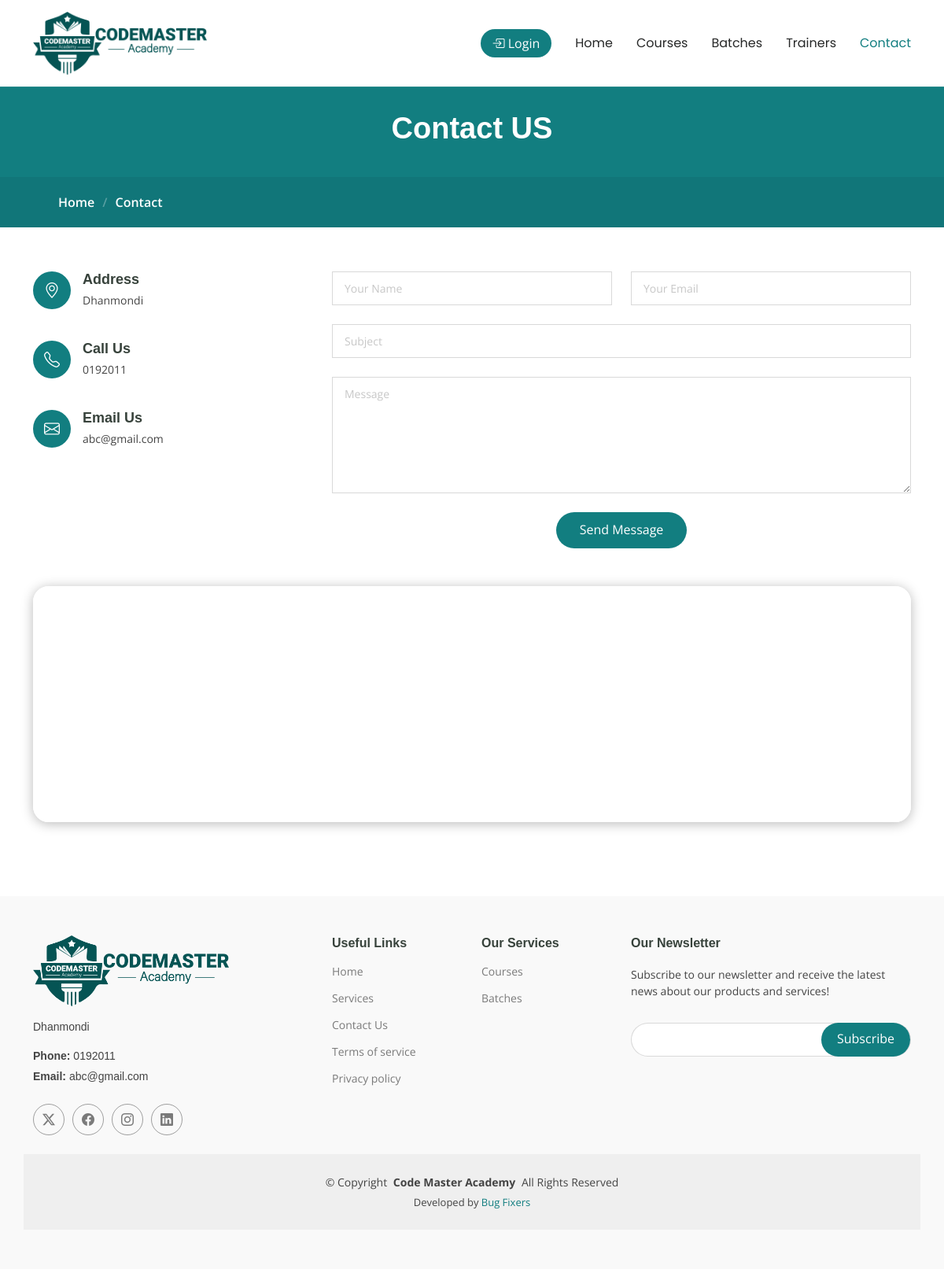
/contactpage/, run on an earlier commit of the app's database.
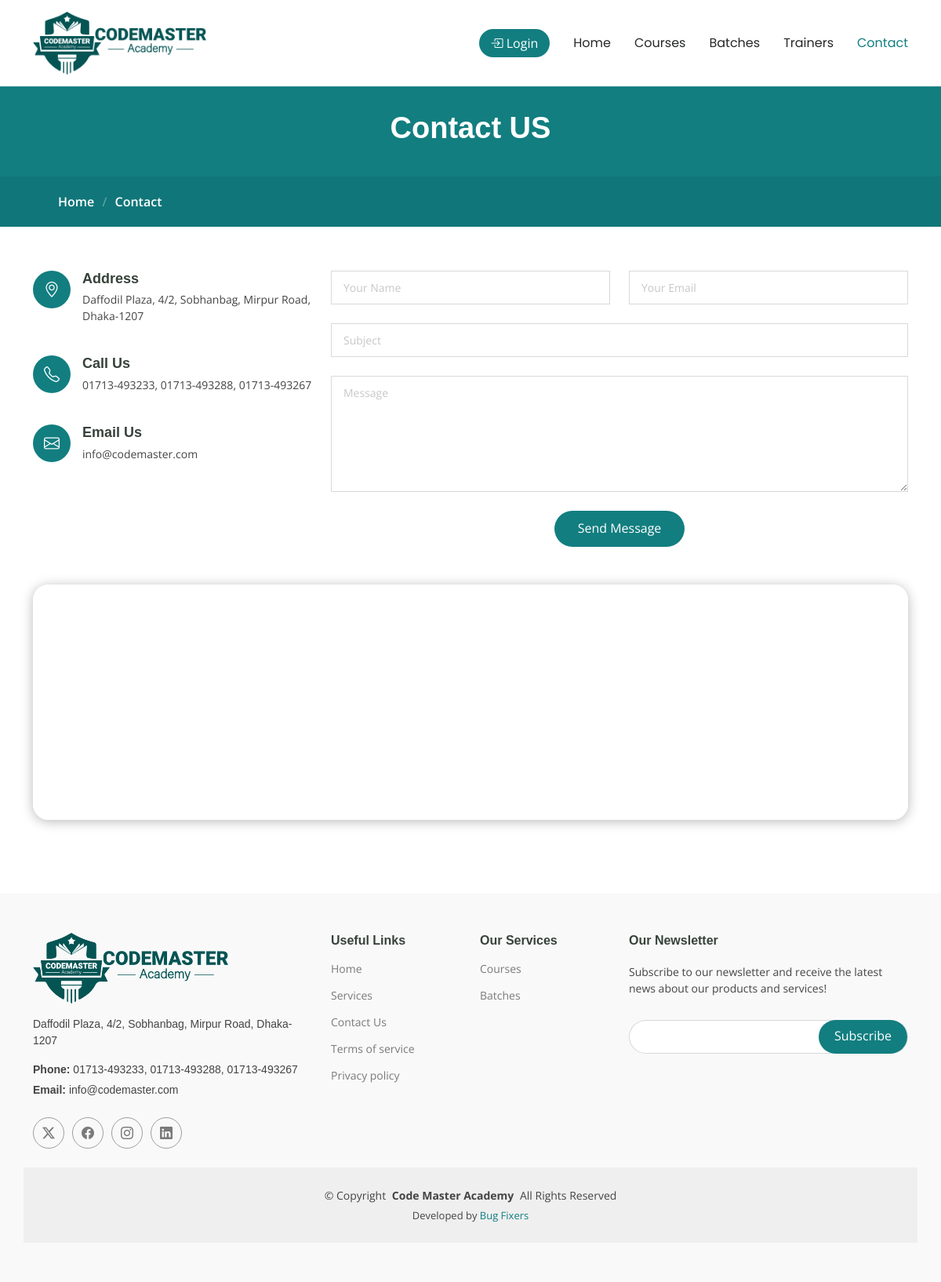
And on a later commit of the database.
### IMSapp/models.py (models this page shows, shortened)
class WebsiteContactModel(models.Model):
    Imsuser = models.CharField(max_length=50,null=True)
    Mobile = models.CharField(max_length=50,null=True)
    Address = models.CharField(max_length=100,null=True)
    Email = models.CharField(max_length=100,null=True)
    MapLink = models.TextField(null=True)
    GithubLink =models.CharField(max_length=150,null=True)
    FacebookLink =models.CharField(max_length=150,null=True)
    YoutubeLink =models.CharField(max_length=150,null=True)
    TwitterLink =models.CharField(max_length=150,null=True)

### IMSapp/views.py (the view)
# urls.py: path('contactpage/',contactpage,name="contactpage"),
def contactpage(request):
    contactdata = WebsiteContactModel.objects.get(Imsuser = 'Authority')
    current_path = request.path
    context = {
        'pagetitle':'Contact US',
        'subtitle':'Contact',
        'contactdata':contactdata,
        'path':current_path,
    }
    return render(request,'contact/contact.html',context)

### IMSapp/templates/contact/contact.html (shortened to what this page needs)
{% extends 'master/master.html' %}
{% block content %}
{% load static %}
{% include 'master/pagetitle.html' %}
    <section id="contact" class="contact section">
      <div class="container mt-5" data-aos="fade-up" data-aos-delay="100">
        <div class="row gy-4">
          <div class="col-lg-4">
            <div class="info-item d-flex" data-aos="fade-up" data-aos-delay="300">
              <i class="bi bi-geo-alt flex-shrink-0"></i>
              <div>
                <h3>Address</h3>
                <p>{{contactdata.Address}}</p>
              </div>
            </div>
            <div class="info-item d-flex" data-aos="fade-up" data-aos-delay="400">
              <i class="bi bi-telephone flex-shrink-0"></i>
              <div>
                <h3>Call Us</h3>
                <p>{{contactdata.Mobile}}</p>
              </div>
            </div>
            <div class="info-item d-flex" data-aos="fade-up" data-aos-delay="500">
              <i class="bi bi-envelope flex-shrink-0"></i>
              <div>
                <h3>Email Us</h3>
                <p>{{contactdata.Email}}</p>
              </div>
            </div>
          </div>
          <div class="col-lg-8">
            <form action="forms/contact.php" method="post" class="php-email-form" data-aos="fade-up" data-aos-delay="200">
              <div class="row gy-4">
                <div class="col-md-6">
                  <input type="text" name="name" class="form-control" placeholder="Your Name" required="">
                </div>
                <div class="col-md-6 ">
                  <input type="email" class="form-control" name="email" placeholder="Your Email" required="">
                </div>
                <div class="col-md-12">
                  <input type="text" class="form-control" name="subject" placeholder="Subject" required="">
                </div>
                <div class="col-md-12">
                  <textarea class="form-control" name="message" rows="6" placeholder="Message" required=""></textarea>
                </div>
                <div class="col-md-12 text-center">
                  <button type="submit">Send Message</button>
                </div>
              </div>
            </form>
          </div>
        </div>
      </div>
      <div class="container mb-5 mt-5" data-aos="fade-up" data-aos-delay="200">
        <iframe style="border:10px solid #fff;  border-radius: 20px; box-shadow: 0px 2px 15px rgba(0, 0, 0, 0.278); width: 100%; height: 300px;" src="{{contactdata.MapLink}}" frameborder="0" allowfullscreen="" loading="lazy"></iframe>
      </div>
    </section>
{% endblock content %}

### IMSapp/templates/master/footer.html (shortened to what this page needs)
{% load static %}
<footer id="footer" class="footer position-relative">
    <div class="container footer-top">
      <div class="row gy-4">
        <div class="col-lg-4 col-md-6 footer-about">
          <a href="{% url 'homepage' %}" class="logo d-flex align-items-center">
              <img src="{% static 'profileassets/img/kaiadmin/newlogo.png' %}" alt="navbar brand" class="navbar-brand"
                height="20" />
          </a>
          <div class="footer-contact pt-3">
            <p>{{contactdata.Address}}</p>
            <p class="mt-3"><strong>Phone:</strong> <span>{{contactdata.Mobile}}</span></p>
            <p><strong>Email:</strong> <span>{{contactdata.Email}}</span></p>
          </div>
          <div class="social-links d-flex mt-4">
            <a href="{{contactdata.Address}}" target="_blank"><i class="bi bi-twitter-x"></i></a>
            <a href="{{contactdata.FacebookLink}}" target="_blank"><i class="bi bi-facebook"></i></a>
            <a href="{{contactdata.TwitterLink}}" target="_blank"><i class="bi bi-instagram"></i></a>
            <a href="{{contactdata.GithubLink}}" target="_blank"><i class="bi bi-linkedin"></i></a>
          </div>
        </div>
        <div class="col-lg-2 col-md-3 footer-links">
          <h4>Useful Links</h4>
          <ul>
            <li><a href="{% url 'homepage' %}">Home</a></li>
            <li><a href="#">Services</a></li>
            <li><a href="{% url 'contactpage' %}">Contact Us</a></li>
            <li><a href="#">Terms of service</a></li>
            <li><a href="#">Privacy policy</a></li>
          </ul>
        </div>
        <div class="col-lg-2 col-md-3 footer-links">
          <h4>Our Services</h4>
          <ul>
            <li><a href="{% url 'courses' %}">Courses</a></li>
            <li><a href="{% url 'batches' %}">Batches</a></li>
          </ul>
        </div>
        <div class="col-lg-4 col-md-12 footer-newsletter">
          <h4>Our Newsletter</h4>
          <p>Subscribe to our newsletter and receive the latest news about our products and services!</p>
          <form action="forms/newsletter.php" method="post" class="php-email-form">
            <div class="newsletter-form"><input type="email" name="email"><input type="submit" value="Subscribe"></div>
          </form>
        </div>
      </div>
    </div>
    <div class="container copyright text-center mt-4">
      <p>© <span>Copyright</span> <strong class="px-1 sitename">Code Master Academy</strong> <span>All Rights Reserved</span></p>
      <div class="credits">
        Developed by <a href="">Bug Fixers</a>
      </div>
    </div>
  </footer>

What changed in the data, as far as the page shows it:
changed WebsiteContactModel: Address "Dhanmondi" → "Daffodil Plaza, 4/2, Sobhanbag, Mirpur Road, Dhaka-1207"; Mobile "0192011" → "01713-493233, 01713-493288, 01713-493267"; Email "abc@gmail.com" → "info@codemaster.com"
